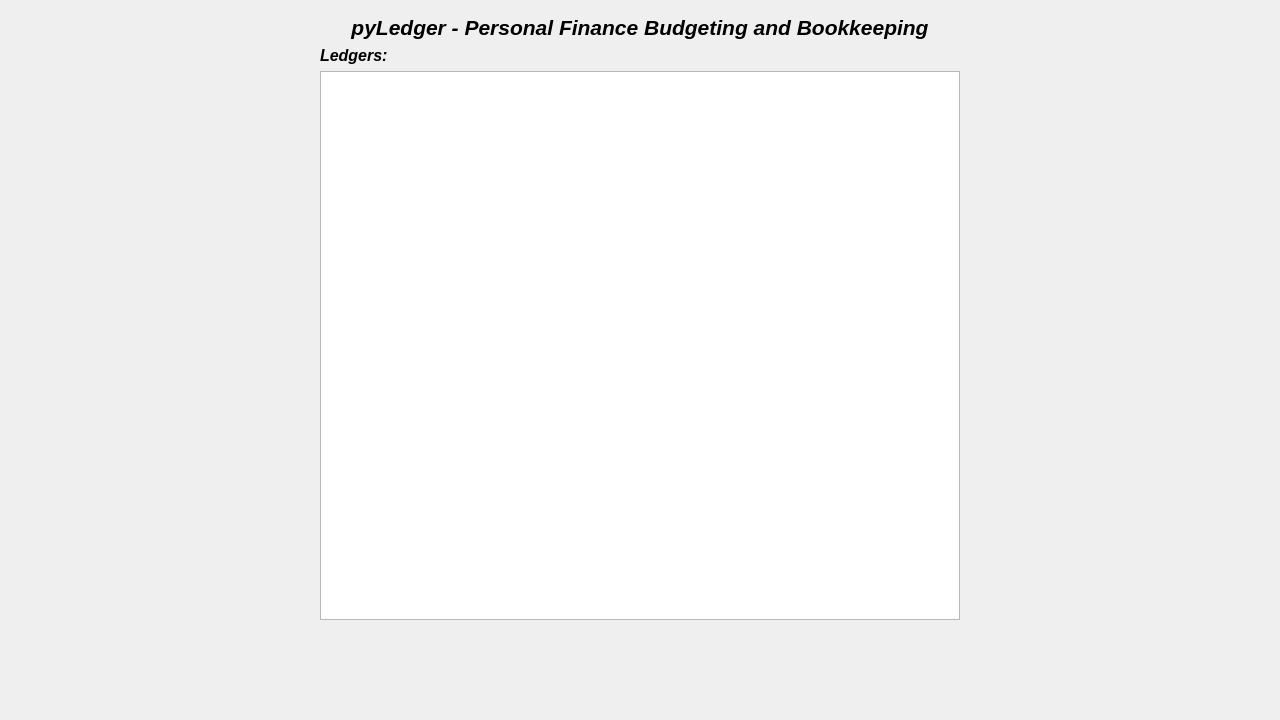
<?xml version="1.0" encoding="UTF-8"?>
<ui version="4.0">
 <class>MainWindow</class>
 <widget class="QMainWindow" name="MainWindow">
  <property name="geometry">
   <rect>
    <x>0</x>
    <y>0</y>
    <width>1280</width>
    <height>720</height>
   </rect>
  </property>
  <property name="windowTitle">
   <string>pyLedger</string>
  </property>
  <widget class="QWidget" name="centralwidget">
   <layout class="QVBoxLayout" name="verticalLayout">
    <property name="leftMargin">
     <number>320</number>
    </property>
    <property name="topMargin">
     <number>15</number>
    </property>
    <property name="rightMargin">
     <number>320</number>
    </property>
    <property name="bottomMargin">
     <number>100</number>
    </property>
    <item>
     <widget class="QLabel" name="label">
      <property name="sizePolicy">
       <sizepolicy hsizetype="Minimum" vsizetype="Minimum">
        <horstretch>0</horstretch>
        <verstretch>0</verstretch>
       </sizepolicy>
      </property>
      <property name="font">
       <font>
        <pointsize>16</pointsize>
        <weight>75</weight>
        <italic>true</italic>
        <bold>true</bold>
       </font>
      </property>
      <property name="text">
       <string>pyLedger - Personal Finance Budgeting and Bookkeeping</string>
      </property>
      <property name="alignment">
       <set>Qt::AlignCenter</set>
      </property>
     </widget>
    </item>
    <item>
     <widget class="QLabel" name="label_2">
      <property name="sizePolicy">
       <sizepolicy hsizetype="Minimum" vsizetype="Minimum">
        <horstretch>0</horstretch>
        <verstretch>0</verstretch>
       </sizepolicy>
      </property>
      <property name="font">
       <font>
        <pointsize>12</pointsize>
        <weight>75</weight>
        <italic>true</italic>
        <bold>true</bold>
       </font>
      </property>
      <property name="text">
       <string>Ledgers:</string>
      </property>
     </widget>
    </item>
    <item>
     <widget class="QListWidget" name="listWidget">
      <property name="sizePolicy">
       <sizepolicy hsizetype="Minimum" vsizetype="Expanding">
        <horstretch>0</horstretch>
        <verstretch>0</verstretch>
       </sizepolicy>
      </property>
      <property name="font">
       <font>
        <pointsize>14</pointsize>
        <weight>50</weight>
        <italic>false</italic>
        <bold>false</bold>
       </font>
      </property>
      <property name="spacing">
       <number>6</number>
      </property>
     </widget>
    </item>
   </layout>
  </widget>
 </widget>
 <resources/>
 <connections/>
</ui>
